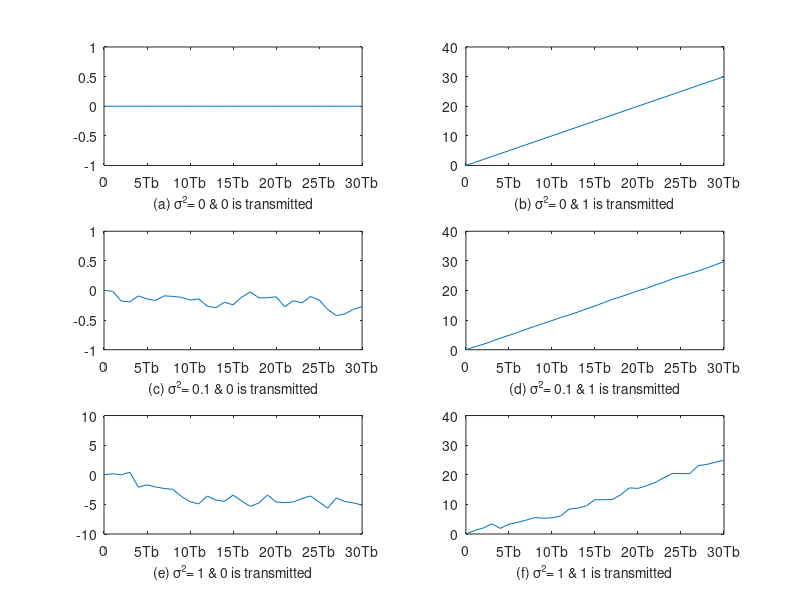

Reproduce this figure in MATLAB.
% MATLAB script for Illustrative Problem 5.9

% Initialization:
K=30;           % Number of samples
A=1;            % Signal amplitude
l=0:K;
s=A*ones(1,K);  % Signal waveform
y=zeros(1,K);   % Output signal

% Case1: noise~N(0,0)
    noise=random('Normal',0,0,1,K);
    % Sub-case: 0 is transmitted
    r=noise;    % received signal    
    for n=1:K
        y(n)=sum(r(1:n).*s(1:n));
    end
    % Plotting the results:
    subplot(3,2,1)
    plot(l,[0 y])
    set(gca,'XTickLabel',{'0','5Tb','10Tb','15Tb','20Tb','25Tb','30Tb'})
    axis([0 30 -1 1])
    xlabel('(a) \sigma^2= 0 & 0 is transmitted' ,'fontsize',10)
    % Sub-case: 1 is transmitted
    r=s+noise;  % received signal
    for n=1:K
        y(n)=sum(r(1:n).*s(1:n));
    end
    % Plotting the results:
    subplot(3,2,2)
    plot(l,[0 y])
    set(gca,'XTickLabel',{'0','5Tb','10Tb','15Tb','20Tb','25Tb','30Tb'})
    axis([0 30 0 40])
    xlabel('(b) \sigma^2= 0 & 1 is transmitted' ,'fontsize',10)
    % Case2: noise~N(0,0.1)
    noise=random('Normal',0,0.1,1,K);
    % Sub-case: 0 is transmitted
    r=noise;    % received signal
    for n=1:K
        y(n)=sum(r(1:n).*s(1:n));
    end
    % Plotting the results:
    subplot(3,2,3)
    plot(l,[0 y])
    set(gca,'XTickLabel',{'0','5Tb','10Tb','15Tb','20Tb','25Tb','30Tb'})
    axis([0 30 -1 1])
    xlabel('(c) \sigma^2= 0.1 & 0 is transmitted' ,'fontsize',10)
    % Sub-case: 1 is transmitted
    r=s+noise;  % received signal
    for n=1:K
        y(n)=sum(r(1:n).*s(1:n));
    end
    % Plotting the results:
    subplot(3,2,4)
    plot(l,[0 y])
    set(gca,'XTickLabel',{'0','5Tb','10Tb','15Tb','20Tb','25Tb','30Tb'})
    axis([0 30 0 40])
    xlabel('(d) \sigma^2= 0.1 & 1 is transmitted' ,'fontsize',10)
% Case3: noise~N(0,1)
    noise=random('Normal',0,1,1,K);
    % Sub-case: 0 is transmitted
    r=noise;    % received signal
    for n=1:K
        y(n)=sum(r(1:n).*s(1:n));
    end
    % Plotting the results:
    subplot(3,2,5)
    plot(l,[0 y])
    set(gca,'XTickLabel',{'0','5Tb','10Tb','15Tb','20Tb','25Tb','30Tb'})
    axis([0 30 -10 10])
    xlabel('(e) \sigma^2= 1 & 0 is transmitted' ,'fontsize',10)
    % Sub-case: 1 is transmitted
    r=s+noise;  % received signal
    for n=1:K
        y(n)=sum(r(1:n).*s(1:n));
    end
    % Plotting the results:
    subplot(3,2,6)
    plot(l,[0 y])
    set(gca,'XTickLabel',{'0','5Tb','10Tb','15Tb','20Tb','25Tb','30Tb'})
    axis([0 30 0 40])
    xlabel('(f) \sigma^2= 1 & 1 is transmitted' ,'fontsize',10)